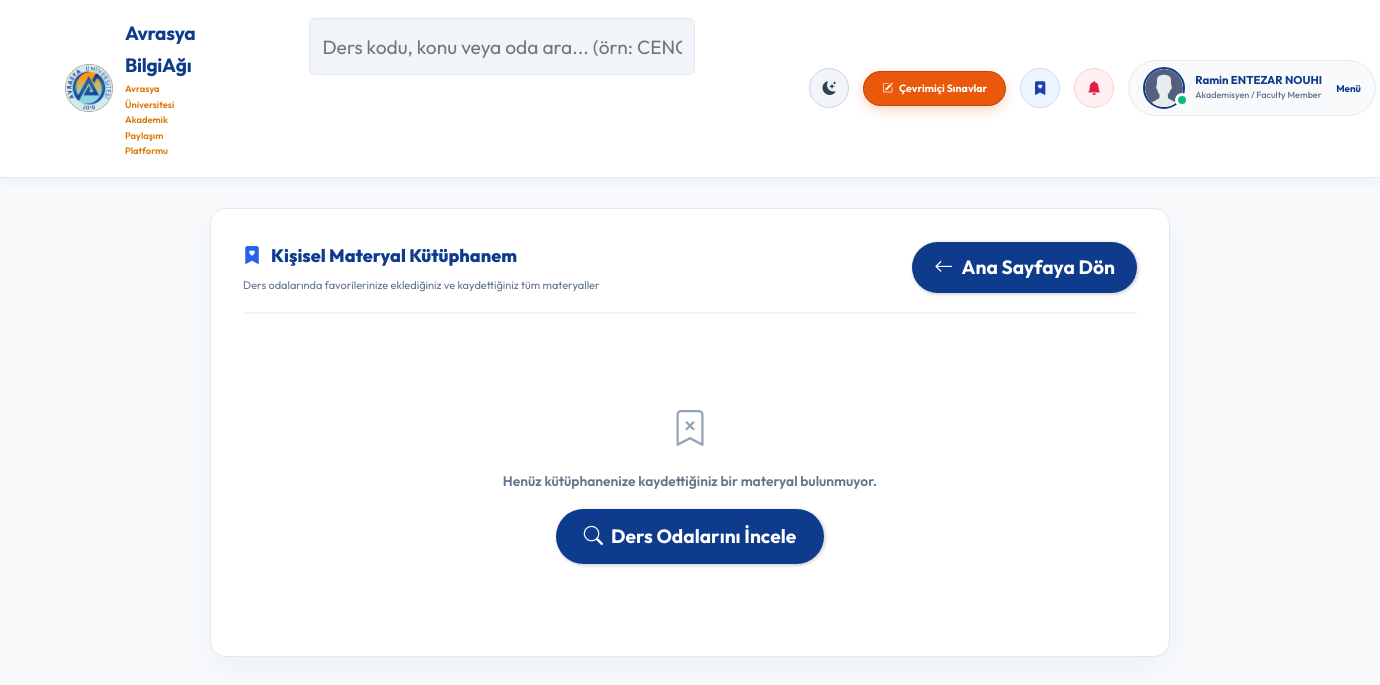
Page /my-saved-resources/ (signed in) on the committed database.
### base/models.py (models this page shows)
class User(AbstractUser):
    name = models.CharField(max_length=200, null=True, verbose_name="Ad Soyad")
    email = models.EmailField(unique=True, null=True, verbose_name="E-Posta Adresi")
    bio = models.TextField(null=True, verbose_name="Hakkımda (Biyografi)")
    avatar = models.ImageField(null=True, default="avatar.svg", verbose_name="Profil Fotoğrafı (Avatar)")
    student_id = models.CharField(max_length=50, null=True, blank=True, verbose_name="Öğrenci / Sicil No")
    department = models.CharField(max_length=100, choices=DEPARTMENT_CHOICES, default='Genel / Diğer', verbose_name="Fakülte / Bölüm")
    role = models.CharField(max_length=20, choices=ROLE_CHOICES, default='student', verbose_name="Akademik Rol")
    github_link = models.URLField(max_length=255, null=True, blank=True, verbose_name="GitHub Profili")
    linkedin_link = models.URLField(max_length=255, null=True, blank=True, verbose_name="LinkedIn Profili")
    objects = CustomUserManager()
    USERNAME_FIELD = 'email'
    REQUIRED_FIELDS = ['username']
    @property
    def unread_notifications_count(self):
        return self.notifications.filter(is_read=False).count()
    @property
    def unread_notifications(self):
        return self.notifications.filter(is_read=False)

### base/views.py (the view)
# urls.py: path('my-saved-resources/', views.saved_resources, name="saved-resources"),
@login_required(login_url='login')
def saved_resources(request):
    resources = request.user.saved_resources.all()
    return render(request, 'base/saved_resources.html', {'resources': resources})

### base/templates/base/saved_resources.html
{% extends 'main.html' %}
{% block content %}
<main class="layout" style="max-width: 1000px; margin: 30px auto; padding: 0 20px;">
    <div class="saved-resources-box" style="padding: 32px; border-radius: 16px; box-shadow: 0 10px 30px rgba(15, 59, 140, 0.05);">
        <div style="display: flex; justify-content: space-between; align-items: center; border-bottom: 2px solid #f1f5f9; padding-bottom: 18px; margin-bottom: 24px; flex-wrap: wrap; gap: 12px;">
            <div>
                <h2 style="margin: 0; font-size: 1.5rem; font-weight: 800; display: flex; align-items: center; gap: 10px;">
                    <i class="bi bi-bookmark-heart-fill" style="color: #2563eb;"></i> Kişisel Materyal Kütüphanem
                </h2>
                <p style="margin: 6px 0 0 0; font-size: 0.92rem;">Ders odalarında favorilerinize eklediğiniz ve kaydettiğiniz tüm materyaller</p>
            </div>
            <a href="{% url 'home' %}" class="btn btn--main" style="padding: 10px 22px; border-radius: 50px; font-weight: 700; text-decoration: none; display: inline-flex; align-items: center; gap: 8px;">
                <i class="bi bi-arrow-left"></i> Ana Sayfaya Dön
            </a>
        </div>
        <div style="display: flex; flex-direction: column; gap: 14px;">
            {% for res in resources %}
            <div class="saved-resource-card" style="display: flex; justify-content: space-between; align-items: center; padding: 18px 22px; border-radius: 12px; flex-wrap: wrap; gap: 12px;">
                <div>
                    <span style="display: inline-flex; align-items: center; gap: 6px; background: #eff6ff; color: #1e40af; font-size: 0.75rem; font-weight: 700; padding: 4px 12px; border-radius: 20px; margin-bottom: 6px;">
                        <i class="bi bi-book-fill"></i> {{ res.room.name }}
                    </span>
                    <h4 style="margin: 0; font-size: 1.05rem; font-weight: 700;">{{ res.title }}</h4>
                    {% if res.description %}
                    <p style="margin: 4px 0 0 0; font-size: 0.85rem;">{{ res.description }}</p>
                    {% endif %}
                </div>
                <div style="display: flex; gap: 10px; align-items: center;">
                    {% if res.file %}
                    <a href="{{ res.file.url }}" target="_blank" class="btn btn--main" style="padding: 8px 16px; border-radius: 8px; font-size: 0.85rem; font-weight: 700; text-decoration: none; display: inline-flex; align-items: center; gap: 6px;">
                        <i class="bi bi-download"></i> Dosyayı İndir / Aç
                    </a>
                    {% elif res.link %}
                    <a href="{{ res.link }}" target="_blank" class="btn btn--main" style="padding: 8px 16px; border-radius: 8px; font-size: 0.85rem; font-weight: 700; text-decoration: none; display: inline-flex; align-items: center; gap: 6px;">
                        <i class="bi bi-box-arrow-up-right"></i> Bağlantıya Git
                    </a>
                    {% endif %}
                    <a href="{% url 'toggle-save-resource' res.id %}" style="background: #fee2e2; border: 1px solid #fca5a5; color: #dc2626; padding: 8px 14px; border-radius: 8px; font-size: 0.85rem; font-weight: 700; text-decoration: none; display: inline-flex; align-items: center; gap: 6px;">
                        <i class="bi bi-trash3-fill"></i> Kaldır
                    </a>
                </div>
            </div>
            {% empty %}
            <div style="text-align: center; padding: 60px 20px; width: 100%;">
                <i class="bi bi-bookmark-x" style="font-size: 3rem; color: #94a3b8; display: block; margin-bottom: 12px;"></i>
                <p style="font-size: 1.15rem; font-weight: 600; margin-bottom: 16px;">Henüz kütüphanenize kaydettiğiniz bir materyal bulunmuyor.</p>
                <a href="{% url 'home' %}" class="btn btn--main" style="padding: 12px 28px; border-radius: 50px; font-weight: 700; text-decoration: none; display: inline-flex; align-items: center; gap: 8px;">
                    <i class="bi bi-search"></i> Ders Odalarını İncele
                </a>
            </div>
            {% endfor %}
        </div>
    </div>
</main>
{% endblock content %}

### templates/navbar.html (shortened to what this page needs)
{% load static %}
<header class="header header--loggedIn">
    <div class="container">
        <a href="{% url 'home' %}" class="header__logo" style="display: flex; align-items: center; gap: 12px; text-decoration: none;">
            <img src="{% static 'images/avrasya_logo.png' %}" alt="Avrasya University Logo" style="width: 48px; height: 48px; object-fit: contain; background: transparent; border: none; border-radius: 50%;" />
            <div>
                <h1 style="margin:0; font-weight:700; color:#0f3b8c; letter-spacing: -0.3px;">Avrasya BilgiAğı</h1>
                <span style="font-size:0.78rem; color:#d97706; font-weight:600; display:block;">Avrasya Üniversitesi Akademik Paylaşım Platformu</span>
            </div>
        </a>
        <form class="header__search" method="GET" action="{% url 'home' %}">
            <label>
                <input name="q" placeholder="Ders kodu, konu veya oda ara... (örn: CENG201)" class="navbar-search-input" />
            </label>
        </form>
        <nav class="header__menu" style="display: flex; align-items: center; gap: 14px;">
            <button id="themeToggleBtn" onclick="toggleTheme()" title="Gece / Gündüz Modu" style="background: #f1f5f9; border: 1px solid #cbd5e1; width: 40px; height: 40px; border-radius: 50%; display: flex; align-items: center; justify-content: center; cursor: pointer; font-size: 1.15rem; transition: all 0.2s ease; color: #334155;">
                <i class="bi bi-moon-stars-fill"></i>
            </button>
            <a href="{% url 'quizzes' %}" style="display: inline-flex; align-items: center; gap: 6px; background: #ea580c; color: #ffffff; border: 1px solid #c2410c; padding: 8px 18px; border-radius: 50px; font-weight: 700; font-size: 0.88rem; text-decoration: none; white-space: nowrap; box-shadow: 0 4px 12px rgba(234, 88, 12, 0.25);">
                <i class="bi bi-pencil-square"></i> Çevrimiçi Sınavlar
            </a>
            {% if request.user.is_authenticated %}
            <a href="{% url 'saved-resources' %}" title="Kaydedilen Materyallerim" style="display: flex; align-items: center; justify-content: center; background: #eff6ff; border: 1px solid #bfdbfe; color: #1e40af; width: 40px; height: 40px; border-radius: 50%; text-decoration: none; font-size: 1.15rem;">
                <i class="bi bi-bookmark-heart-fill"></i>
            </a>
            <div style="position: relative;">
                <button onclick="const m=document.getElementById('notifModal'); m.style.display = m.style.display === 'none' ? 'block' : 'none';" title="Bildirimler" style="background: #fff1f2; border: 1px solid #fecdd3; color: #e11d48; width: 40px; height: 40px; border-radius: 50%; cursor: pointer; font-size: 1.15rem; display: flex; align-items: center; justify-content: center; position: relative;">
                    <i class="bi bi-bell-fill"></i>
                </button>
            </div>
            <div class="header__user" style="display: flex; align-items: center; gap: 14px; background: #f8fafc; border: 1px solid #e2e8f0; padding: 6px 14px; border-radius: 50px;">
                <a href="{% url 'update-user' %}" style="display: flex; align-items: center; gap: 10px; text-decoration: none;">
                    <div class="avatar avatar--medium active">
                        <img src="{{request.user.avatar.url}}" style="width: 38px; height: 38px; border-radius: 50%; object-fit: cover;" />
                    </div>
                    <div>
                        <p style="margin: 0; font-weight: 700; color: #0f3b8c; line-height: 1.2; font-size: 0.95rem; white-space: nowrap;">{{request.user.name|default:request.user.username}}</p>
                        <span style="font-size: 0.75rem; color: #64748b; font-weight: 500; display: block; white-space: nowrap;">{{request.user.get_role_display}}</span>
                    </div>
                </a>
                <button class="dropdown-button" style="background: transparent; border: none; cursor: pointer; font-weight: 700; color: #0f3b8c; font-size: 0.82rem;">
                    Menü
                </button>
            </div>
            {% endif %}
        </nav>
</header>

### static/styles/style.css (style rules this page uses)
:root { --color-main: #0f3b8c; --color-main-light: #e0f2fe; --color-accent: #d97706; --color-dark: #ffffff; --color-dark-medium: #f1f5f9; --color-dark-light: #e2e8f0; --color-light: #ffffff; --color-gray: #64748b; --color-light-gray: #1e293b; --color-bg: #f8fafc; --color-success: #10b981; --color-error: #ef4444; }
*, body, h1, h2, h3, h4, h5, h6, p, a, span, button, input, select, textarea { font-family: "Metropolis", "Outfit", -apple-system, BlinkMacSystemFont, "Segoe UI", Roboto, sans-serif !important; margin: 0; padding: 0; box-sizing: border-box; text-rendering: optimizeLegibility; font-size: inherit; }
html { font-size: 68.75%; }
@media only screen and (min-width: 1200px) { html { font-size: 75%; } }
body { line-height: 1.65; font-weight: 400; font-size: 1.6rem; color: var(--color-light-gray); background-color: var(--color-bg); min-height: 100vh; }
img { width: 100%; }
a { display: inline-block; color: var(--color-main); text-decoration: none; }
.container { max-width: 1580px; width: 93%; margin: auto; }
.btn { background-color: transparent; border: none; display: inline-flex; align-items: center; gap: 1rem; cursor: pointer; transition: all ease-in-out 0.3s; padding: 1rem 2rem; border-radius: 5px; box-shadow: 1px 1px 3px 1px rgba(0, 0, 0, 0.15); font-weight: 500; }
.btn--main { background-color: var(--color-main); color: var(--color-dark); }
.avatar { position: relative; display: inline-block; border-radius: 50%; border: 2px solid var(--color-main); }
.avatar img { display: block; border-radius: 50%; object-fit: cover; object-position: center; }
.avatar::after { content: ""; display: block; position: absolute; background-color: var(--color-gray); z-index: 111; border-radius: 50%; border: 0.3rem solid var(--color-dark); }
.avatar.active::after { background-color: var(--color-success); }
.avatar.avatar--medium img { width: 3.6rem; height: 3.6rem; border-radius: 50%; }
.avatar.avatar--medium:after { width: 0.7rem; height: 0.7rem; bottom: 0px; right: -6px; }
.header { padding: 1.5rem; background-color: var(--color-dark); border-bottom: 1px solid var(--color-dark-light); box-shadow: 0 2px 15px rgba(15, 59, 140, 0.06); }
.header > .container { display: flex; gap: 9.5rem; }
.header__logo, .header__user { display: flex; gap: 2rem; align-items: center; }
.header__logo > img { height: 3.2rem; width: 3.2rem; }
.header__search > label { background-color: var(--color-dark-medium); border: 1px solid var(--color-dark-light); padding: 1.3rem 1rem; display: flex; align-items: center; gap: 1rem; border-radius: 6px; }
.header__search input { width: 30rem; background: transparent; border: none; outline: none; color: var(--color-light-gray); }
.header__menu { margin-left: auto; position: relative; }
.header__menu a { display: flex; gap: 1.5rem; align-items: center; font-weight: 500; text-decoration: none; color: var(--color-gray); }
.header__menu img { height: 3.6rem; }
.header__menu p { line-height: 1.2; }
.header__menu span { color: var(--color-main); font-weight: 500; font-size: 1.4rem; display: block; }
.dropdown-button { background: transparent; border: 0; outline: 0; cursor: pointer; }
.layout { margin-top: 3.2rem; }
.header__logo img { background: transparent !important; border: none !important; box-shadow: none !important; }
.saved-resources-box { background: #ffffff; border: 1px solid #e2e8f0; }
.saved-resources-box h2 { color: #0f3b8c; }
.saved-resources-box p { color: #64748b; }

### rows in the picture
User: user.avatar (placeholder picture), user.name "Ramin ENTEZAR NOUHI", user.role "Akademisyen / Faculty Member"
